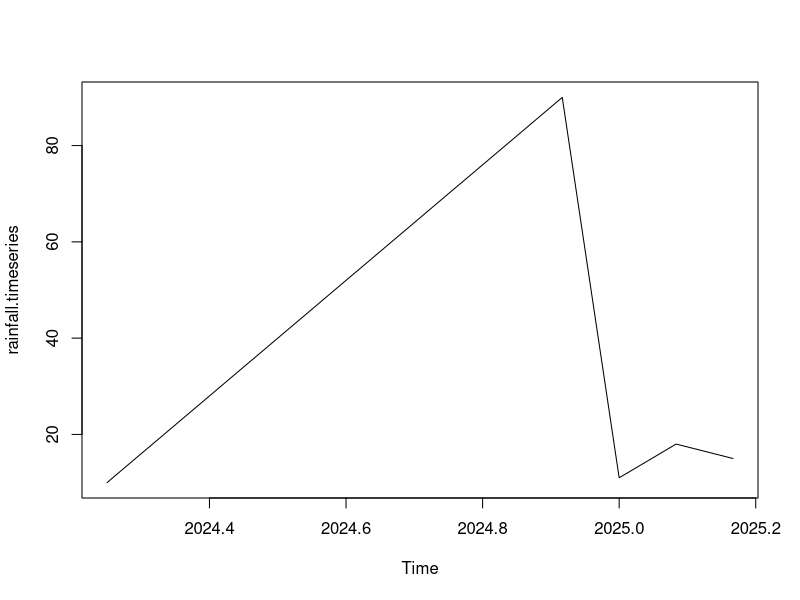

Reproduce this figure in R.
rainfall<-c(10,20,30,40,50,60,70,80,90,11,18,15)
rainfall
rainfall.timeseries<-ts(rainfall,start=c(2024,4),frequency=12)
rainfall.timeseries
plot(rainfall.timeseries)


